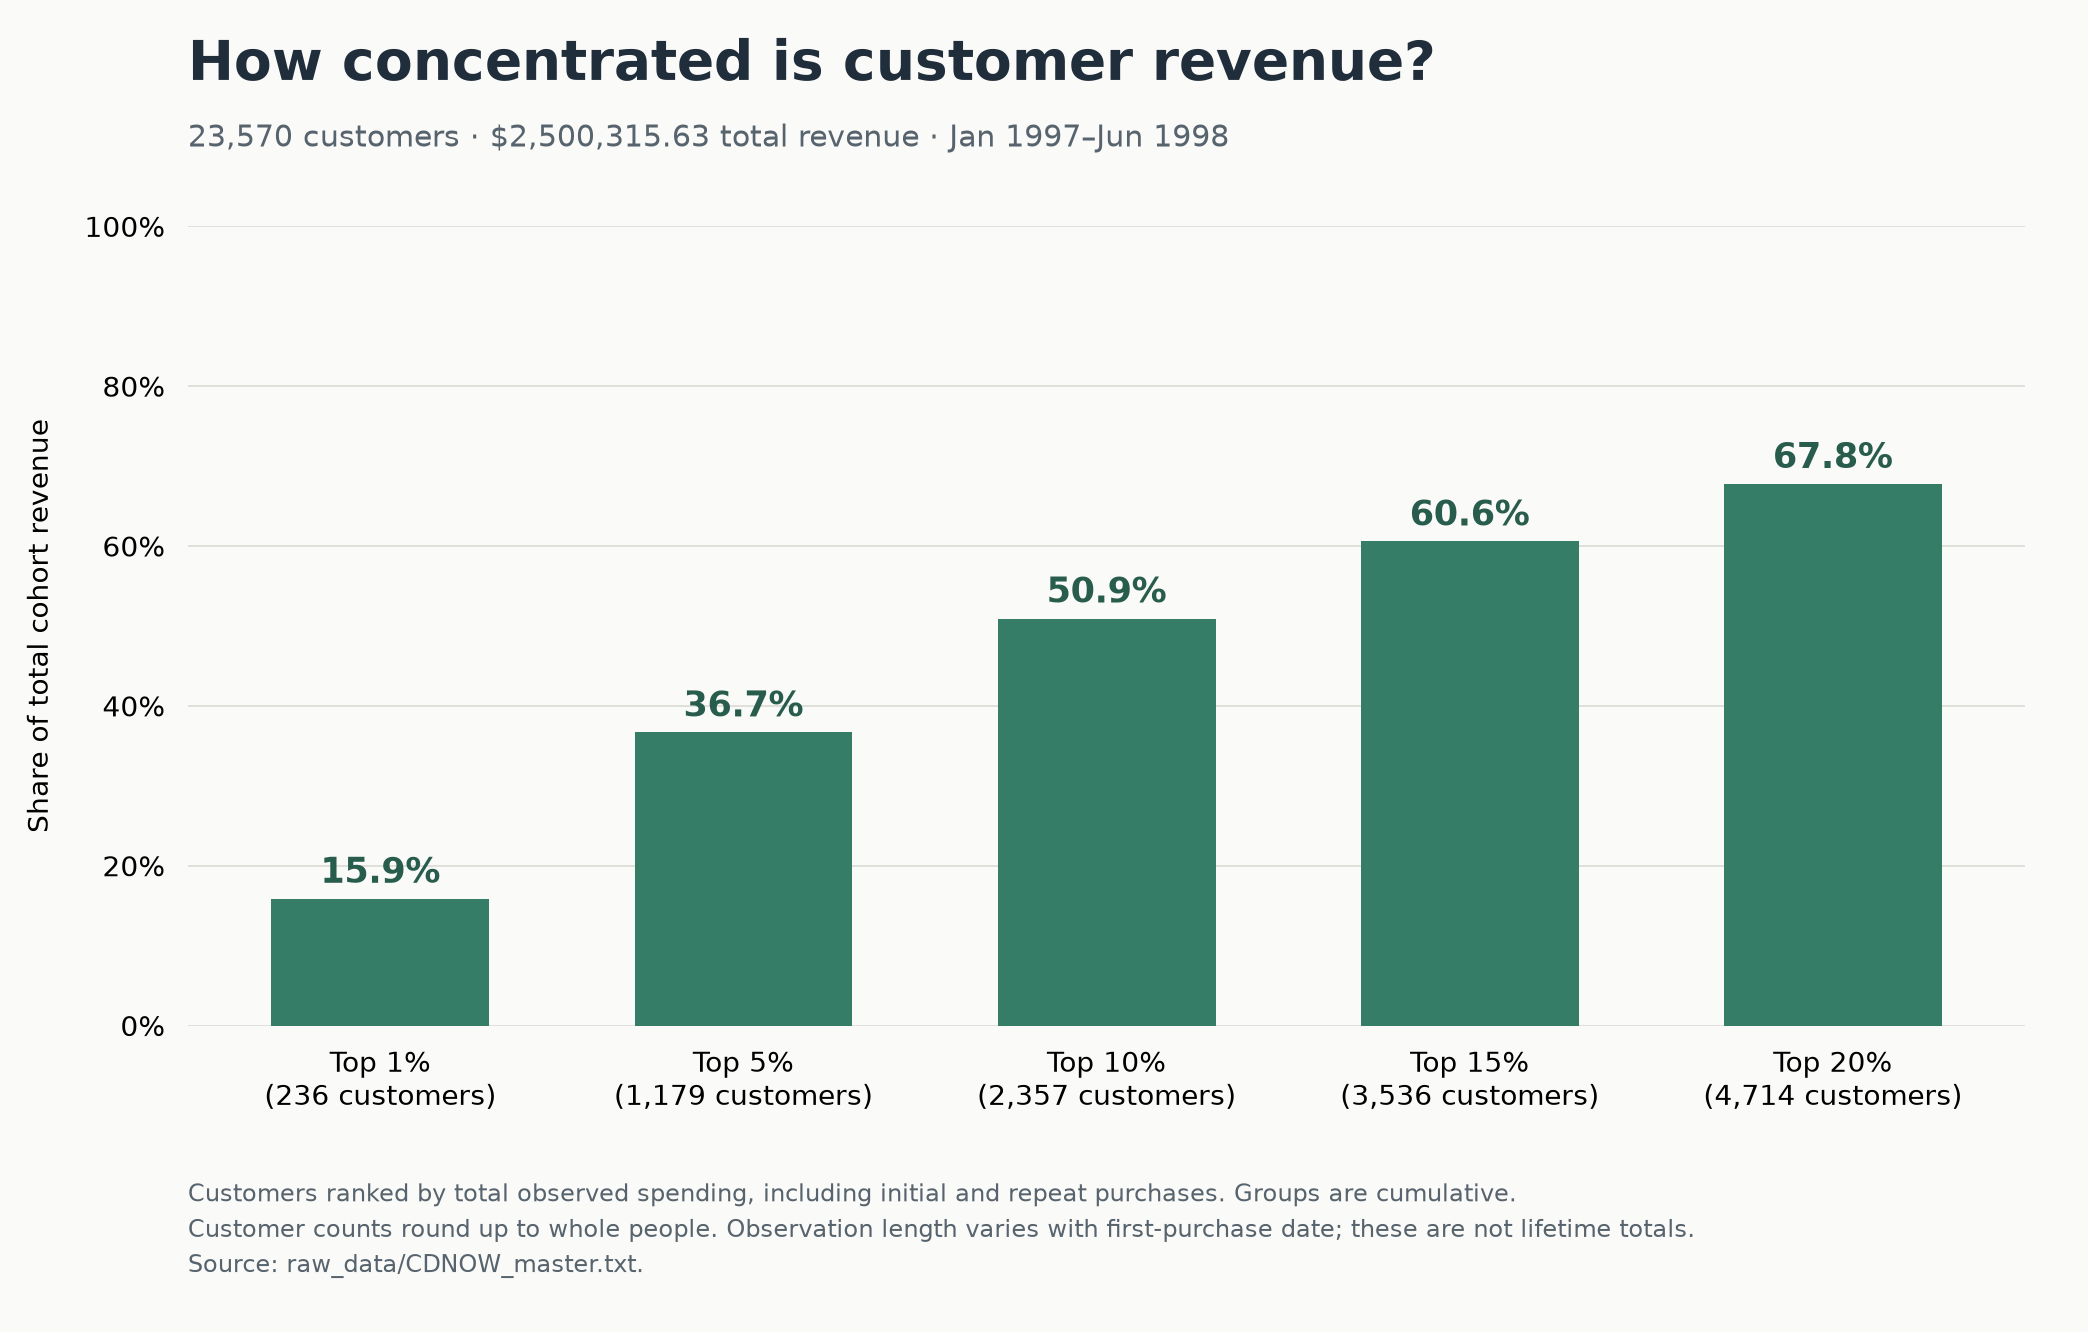

Write the Python code that produced this figure.
"""Analyze calendar-month activity by customer age and observed revenue concentration.

Run: uv run --with matplotlib assets/diagrams/cdnow_customer_revenue_concentration.py
"""
from collections import defaultdict
import csv
from decimal import Decimal
from math import ceil
from pathlib import Path

import matplotlib
matplotlib.use("Agg")
import matplotlib.pyplot as plt
from matplotlib.ticker import PercentFormatter

BASE = Path(__file__).resolve().parent
customers = defaultdict(list)
for line in (BASE.parents[1] / "raw_data/CDNOW_master.txt").read_text().splitlines():
    customer, date, cds, amount = line.split()
    month = int(date[:4]) * 12 + int(date[4:6]) - 1
    customers[customer].append((month, Decimal(amount)))
assert len(customers) == 23570
assert sum(map(len, customers.values())) == 69659
ranked = sorted((sum(value for month, value in transactions) for transactions in customers.values()), reverse=True)
total = sum(ranked)
concentration = []
for percent in (1, 5, 10, 15, 20):
    count = ceil(len(ranked) * percent / 100)
    revenue = sum(ranked[:count])
    concentration.append((percent, count, count / len(ranked) * 100, revenue, float(revenue / total * 100)))
with (BASE / "cdnow_customer_revenue_concentration.csv").open("w", newline="") as out:
    writer = csv.writer(out)
    writer.writerow(["top_customer_percent", "customer_count", "actual_customer_percent", "revenue_usd", "share_of_total_revenue_percent"])
    writer.writerows(concentration)

plt.rcParams.update({"font.family": "DejaVu Sans", "font.size": 11, "text.parse_math": False})
def style(ax):
    ax.set_facecolor("#FAFAF8")
    ax.grid(axis="y", color="#DDDDD8", linewidth=.7)
    ax.set_axisbelow(True)
    ax.spines[["top", "right", "left", "bottom"]].set_visible(False)
    ax.tick_params(axis="both", length=0, pad=9)
    ax.yaxis.set_major_formatter(PercentFormatter(xmax=100, decimals=0))

fig, ax = plt.subplots(figsize=(11.6, 7.4), facecolor="#FAFAF8")
style(ax)
ax.bar(range(5), [r[4] for r in concentration], width=.6, color="#367D67")
ax.set_xticks(range(5), [f"Top {r[0]}%\n({r[1]:,} customers)" for r in concentration])
ax.set_ylim(0, 100)
ax.set_ylabel("Share of total cohort revenue", labelpad=12)
for i, row in enumerate(concentration):
    ax.text(i, row[4] + 2, f"{row[4]:.1f}%", ha="center", color="#285C4D", fontsize=14, weight="bold")
fig.text(.09, .94, "How concentrated is customer revenue?", fontsize=22, weight="bold", color="#202D3A")
fig.text(.09, .89, f"23,570 customers · ${total:,.2f} total revenue · Jan 1997–Jun 1998", fontsize=12, color="#57636D")
fig.text(.09, .045, "Customers ranked by total observed spending, including initial and repeat purchases. Groups are cumulative.\nCustomer counts round up to whole people. Observation length varies with first-purchase date; these are not lifetime totals.\nSource: raw_data/CDNOW_master.txt.", fontsize=9.5, color="#57636D", linespacing=1.5)
fig.subplots_adjust(left=.09, right=.97, top=.83, bottom=.23)
for ext in ("png", "svg"):
    fig.savefig(BASE / ("cdnow_customer_revenue_concentration." + ext), dpi=180, facecolor=fig.get_facecolor())
print(f"Total revenue: ${total:,.2f}")
print("Concentration (top percent, count, actual percent, revenue, revenue share):")
for row in concentration:
    print(row)
